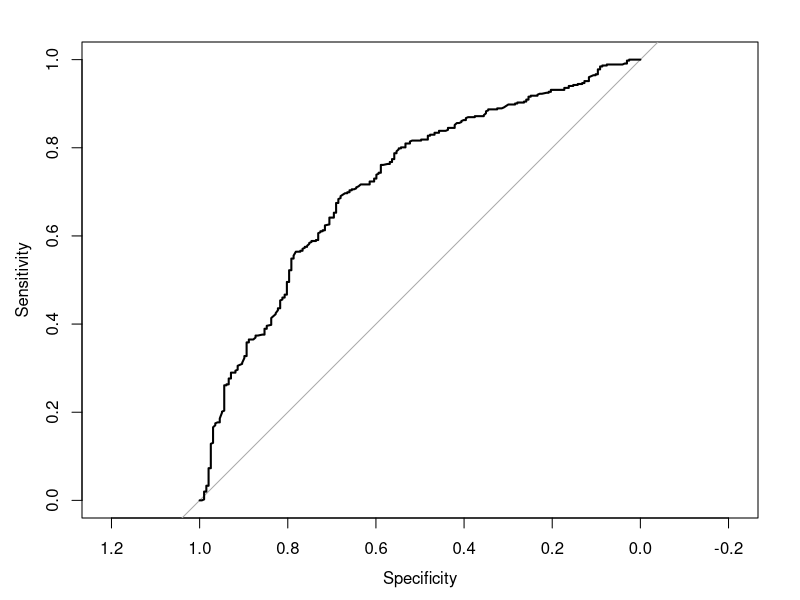
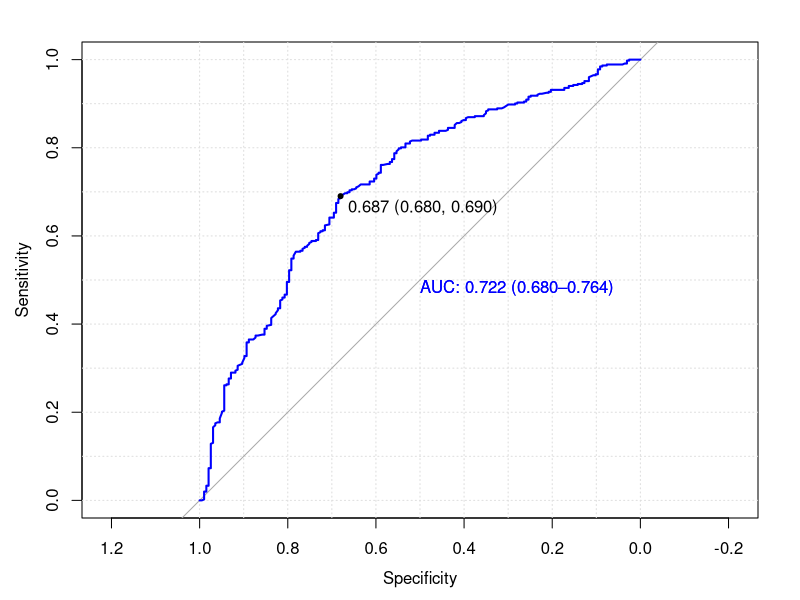
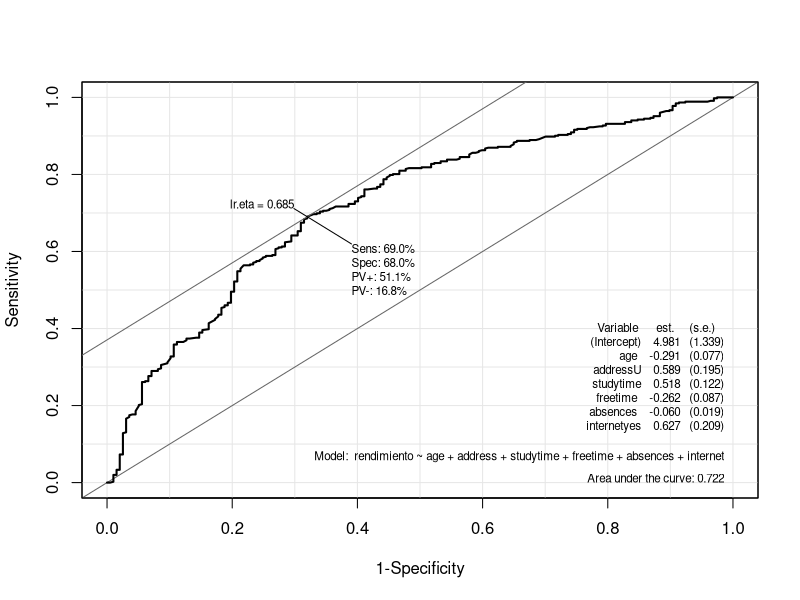

Write R code to recreate these figures, in order.
data.estudiante <- read.delim("data.estudiante.txt")
datos=data.estudiante

datos$internet  = as.factor(datos$internet)#pasar a cualitativa 
datos$sex       = as.factor(datos$sex)
datos$address   = as.factor(datos$address)
datos$activities = as.factor(datos$activities)
datos$romantic = as.factor(datos$romantic)
datos$rendimiento = as.factor(datos$rendimiento)
#
datos$age=as.numeric(datos$age)
datos$studytime=as.numeric(datos$studytime)
datos$freetime=as.numeric(datos$freetime)
datos$absences=as.numeric(datos$absences)
#
str(datos)
#
attach(datos) #para reconocimientos de los nombres de las 
#

#MODELO LOGISTICO1
# PRIMERA PROPUESTA
modelo_logistico1 = glm(rendimiento~ ., family = "binomial",data=datos)

summary(modelo_logistico1)
#
#sexM ,activitiesyes
#
#MODELO LOGISTICO2
modelo_logistico2 = glm(rendimiento~age+address+studytime
                        +romantic+freetime+absences+internet , family = "binomial",data=datos)
summary(modelo_logistico2)
#
#romanticyes
#
#MODELO LOGISTICO3
modelo_logistico3 = glm(rendimiento~age+address+studytime
                        +freetime+absences+internet , family = "binomial",data=datos)
summary(modelo_logistico3)

#verosimilitudes
modelo_logistico0 = glm(rendimiento~1, family = "binomial",data=datos)
summary(modelo_logistico0 )

#
library(lmtest)
TestRV = lrtest(modelo_logistico0 ,modelo_logistico3)
TestRV
#Model 1: rendimiento ~ 1
#Model 2: rendimiento ~ age + address + studytime + freetime + absences + 
#  internet
#Df  LogLik Df Chisq Pr(>Chisq)    
#1   1 -398.38                        
#2   7 -358.16  6 80.45  2.884e-15 ***


#Se rechaza la H0,  a un nivel de de significancia de 0.05 se puede afimar
#que el modelo_logistico3 es mejor que el modelo_logistico0,por lo tanto 
# modelo_logistico3 se ajusta  a lkos datos.

# ----------- #
# Pseudo - R² #
# ----------- #
( TestRV  = lrtest ( modelo_logistico0, modelo_logistico3 ))
# LogLik del modelo 1 (modelo_nulo) = 
# LogLik del modelo 2 (modelo_logistico) = 
TestRV $ LogLik
#-398.3804 -358.1554

# Pseudo R2 = 1- logLik (modelo_logistico2) / logLik (modelo_nulo)
1 - TestRV $ LogLik [ 2 ] / TestRV $ LogLik [ 1 ] 
#0.1009713

###############
# Predicciones#
###############

predicciones = predict(modelo_logistico3, type=c("response"))
comparacion  = data.frame(OBS  = rendimiento,
                          PRED = as.factor(round(predicciones,0))) 

comparacion
#486   1    1
#487   0    1
#488   0    1
#489   0    1
#490   0    0
#491   0    1
#492   0    1
#493   0    1
#494   0    0
#495   0    1
#496   1    1
#497   1    1
#498   0    1
#499   1    1
#500   1    1
table(comparacion)
#      PRED
#OBS   0   1
#0    42 155
#1    34 418






#-------------------#
#matriz de confusion#
#-------------------#

#matriz de confusion
library(caret)
confusionMatrix(comparacion$PRED, comparacion$OBS, positive = "1")
#          Reference
#Prediction   0   1
#0           42  34
#1          155 418

#Sensitivity : 0.9248     #identifica los aprobados        
#Specificity : 0.2132     #identifica a los desaprobados

(42+418)/(42+418+34+155)
############
#curva roc #1 criterio de la suma  mayor de la sensibilidad + especificidad
############
library(pROC)
rocobj = roc( comparacion$OBS,predicciones, ci = TRUE)
plot(rocobj)
plot.roc(rocobj,
         legacy.axes = F, 
         print.thres = "best",
         print.auc   = TRUE,
         auc.polygon = F,
         max.auc.polygon = F, 
         col  = "blue", 
         grid = T )

############
#curva roc #2  criterio de la suma  mayor de la sensibilidad + especificidad
############
library(Epi)
ROC(form = rendimiento~age+address+studytime
    +freetime+absences+internet  ,  plot = "ROC")

# Para futuras predicciones, se puede utilizar el punto de corte sugerido por la curva ROC
data.frame(datos$rendimiento, predicciones, predicciones>=0.687)
table(datos$rendimiento, predicciones>=0.687)
#
#    FALSE TRUE
#0   134   63
#1   140  312
#
prop.table(table(datos$rendimiento))
(134+312)/(134+312+63+140)
